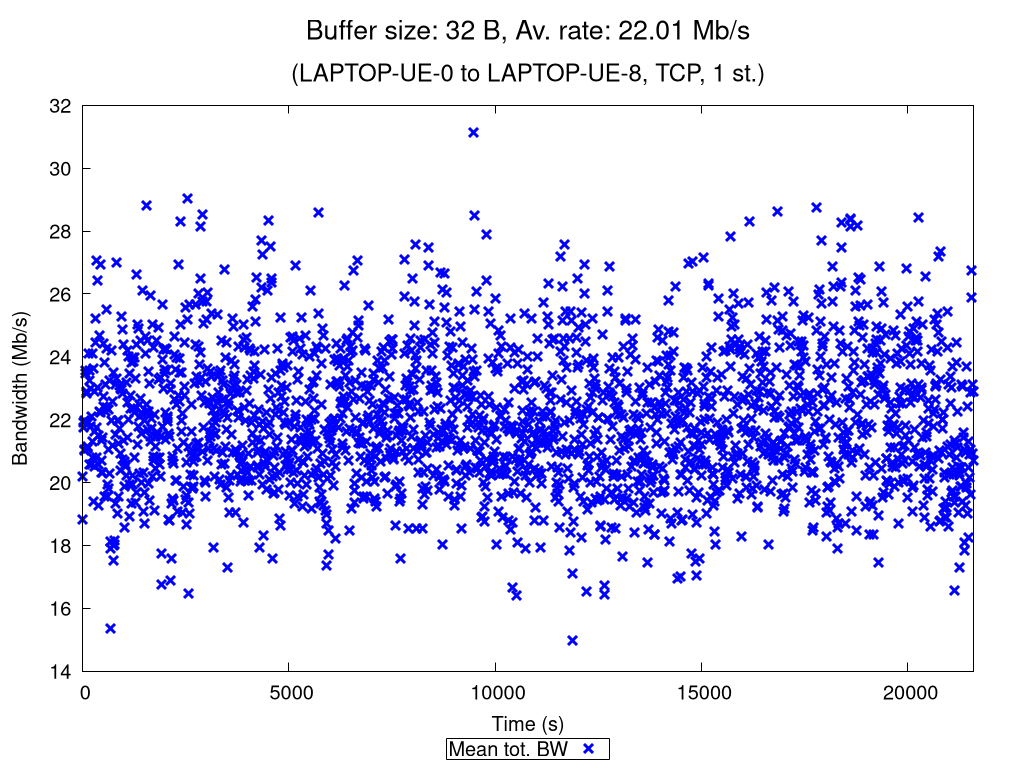

Reproduce this figure in gnuplot.
set terminal pngcairo nocrop enhanced size 1024,768 font "Verdana,15"
set output "TCP_1_st_2020_10_29_09-52-50_one2two_00032B.png"

set title "{/=20 Buffer size: 32 B, Av. rate: 22.01 Mb/s}\n\n{/=18 (LAPTOP-UE-0 to LAPTOP-UE-8, TCP, 1 st.)}"

set xlabel "Time (s)"
set ylabel "Bandwidth (Mb/s)"
set ytics nomirror
set key bmargin center horizontal box samplen 1 width -1
set bmargin 4.6
set rmargin 4.5

rf = 1000000.0  # rate factor
set style fill transparent solid 0.2 noborder
set autoscale xfix
plot "TCP_1_st_2020_10_29_09-52-50_one2two_00032B_iperf_processed.dat" using 1:($2/rf-$3/rf):($2/rf+$3/rf) with filledcurves lc rgb "blue" notitle, \
     "" using 1:($2/rf) with points pt 2 ps 1.5 lw 3 lc rgb "blue" title "Mean tot. BW", \
